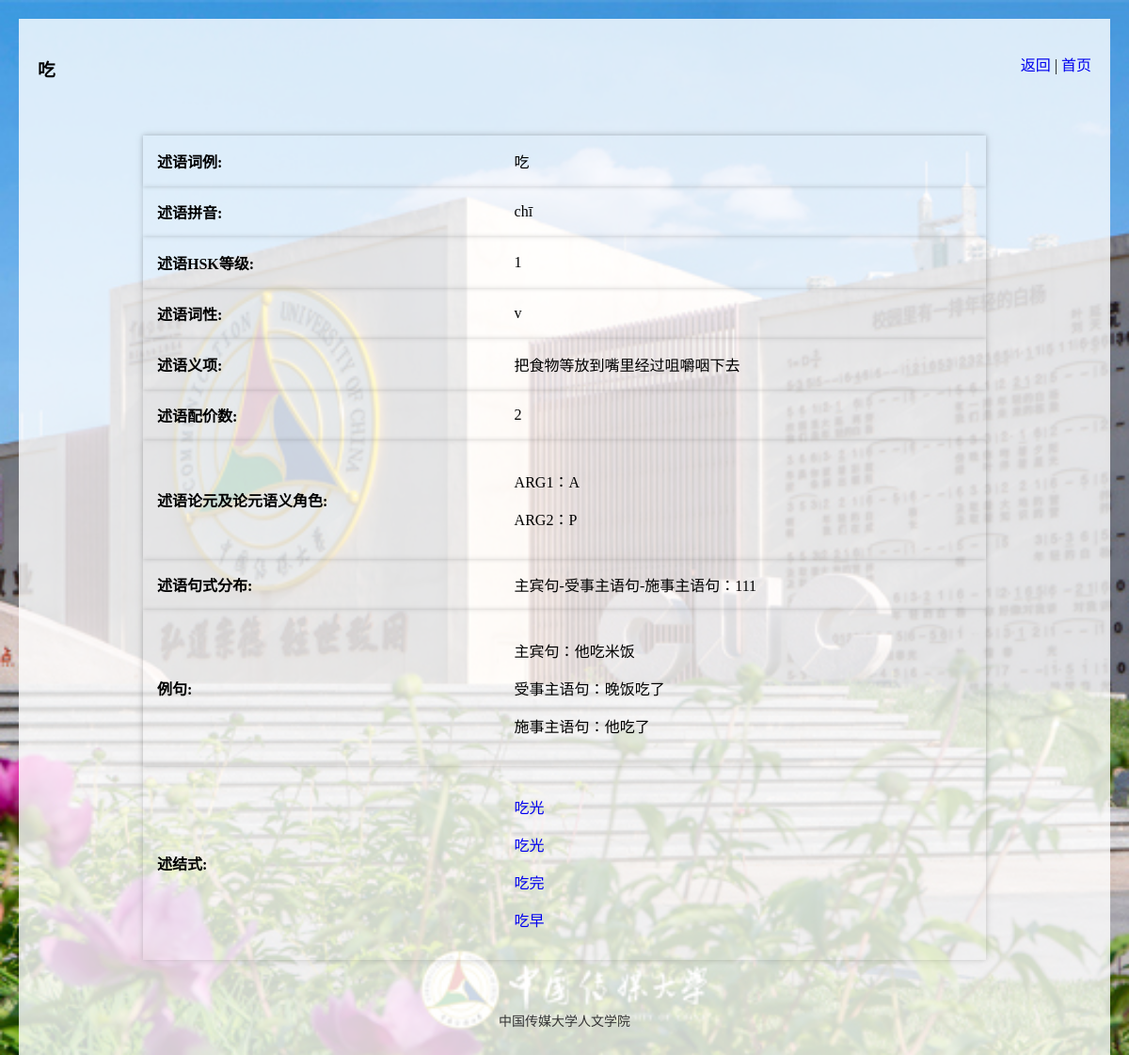
The app's page /predicate/吃 with its own data.
### tables this page shows
CREATE TABLE "第一轮标注记录" (
	"id"	INTEGER,
	"编号"	TEXT,
	"述结式词例"	TEXT,
	"述结式拼音"	TEXT,
	"述结式类型"	TEXT,
	"述结式配价数"	TEXT,
	"述结式论元1"	TEXT,
	"述结式论元2"	TEXT,
	"述结式论元3"	TEXT,
	"述结式论元1语义角色"	TEXT,
	"述结式论元2语义角色"	TEXT,
	"述结式论元3语义角色"	TEXT,
	"述语词例"	TEXT,
	"述语拼音"	TEXT,
	"述语HSK等级"	TEXT,
	"述语词性"	TEXT,
	"述语义项"	TEXT,
	"述语配价数"	TEXT,
	"述语论元1"	TEXT,
	"述语论元2"	TEXT,
	"述语论元3"	TEXT,
	"述语论元1语义角色"	TEXT,
	"述语论元2语义角色"	TEXT,
	"述语论元3语义角色"	TEXT,
	"补语词例"	TEXT,
	"补语拼音"	TEXT,
	"补语HSK等级"	TEXT,
	"补语词性"	TEXT,
	"补语义项"	TEXT,
	"补语配价数"	TEXT,
	"补语论元1"	TEXT,
	"补语论元2"	TEXT,
	"补语论元3"	TEXT,
	"补语论元1语义角色"	TEXT,
	"补语论元2语义角色"	TEXT,
	"补语论元3语义角色"	TEXT,
	"共指关系:R.ARG1="	TEXT,
	"R.ARG2="	TEXT,
	"V.ARG1="	TEXT,
	"V.ARG2="	TEXT,
	"补语语义类型"	TEXT,
	"句式1-主动宾"	TEXT,
	"句式1例句"	TEXT,
	"句式2-受事主语句"	TEXT,
	"句式2例句"	TEXT,
	"句式3-把字句"	TEXT,
	"句式3例句"	TEXT,
	"句式4-被na让字句"	TEXT,
	"句式4例句"	TEXT,
	"句式5-施事主语句"	TEXT,
	"句式5例句"	TEXT,
	"句式6-动词拷贝句"	TEXT,
	"句式6例句"	TEXT,
	"句式分布类型"	TEXT,
	"述语句式1 主宾句"	TEXT,
	"述语句式1例句"	TEXT,
	"述语句式2 受事主语句"	TEXT,
	"述语句式2例句"	TEXT,
	"述语句式3 施事主语句"	TEXT,
	"述语句式3例句 "	TEXT,
	"述语句式分布"	TEXT,
	"补语句式1 主事主语句"	TEXT,
	"补语句式1例句"	TEXT,
	"补语句式2 感事主语句"	TEXT,
	"补语句式2例句"	TEXT,
	"补语句式3 施事主语句"	TEXT,
	"补语句式3例句"	TEXT,
	"补语句式分布"	TEXT,
	"备注【词的义项】"	TEXT,
	"来源"	TEXT,
	"填写者1"	TEXT,
	"填写者2"	TEXT,
	"标注中遇到的问题"	TEXT,
	"音序"	TEXT,
	"基础句"	TEXT,
	"图片路径"	TEXT,
	PRIMARY KEY("id" AUTOINCREMENT)
);

### app.py (the view)
@app.route('/predicate/<pr>')
def predicate_detail(pr):
    conn = get_db()
    cursor = conn.cursor()
    cursor.execute('SELECT * FROM 第一轮标注记录 WHERE 述语词例 = ?',(pr,))
    predicate_info = cursor.fetchall()
    predicate_info = [[item if item != "na" else "" for item in row] for row in predicate_info]
    predicate_info = group_by_index(predicate_info,16,lambda x:x[2])
    return render_template('predicate_detail.html',predicate_info=predicate_info,pr=pr)

### app.py (called while the page is built)
def get_db():
    conn = sqlite3.connect(database)
    return conn

def group_by_index(data, index, sort_key=None):
    grouped_data = {}
    for item in data:
        key = item[index]
        if key not in grouped_data:
            grouped_data[key] = []
        grouped_data[key].append(item)
    for key in grouped_data:
        grouped_data[key] = sorted(grouped_data[key], key=sort_key)
    three_dim_list = list(grouped_data.values())
    three_dim_list.sort(key=lambda x: x[0][index])
    return three_dim_list

### templates/predicate_detail.html (shortened to what this page needs)
<!DOCTYPE html>
<html lang="en">
<head>
    <link rel="stylesheet" href="{{ url_for('static', filename='css/mystyle.css') }}">
</head>
<body>
    <div class="container">
        <div class="header_part ">
            <div class="left-div">
                <h3>{{ pr }}</h3>
            </div>
            <div class="right-div">
                <p><a href="javascript:history.back();">返回</a> | <a href="/">首页</a></p>
            </div>
        </div>
        <div class="main">
            {% if predicate_info %}
            {% for item in predicate_info %}
            <table>
                {% if item[0][12] %}
                <tr>
                    <td><strong>述语词例:</strong></td>
                    <td>{{ item[0][12] }}</td>
                </tr>
                {% endif %}
                {% if item[0][13] %}
                <tr>
                    <td><strong>述语拼音:</strong></td>
                    <td>{{ item[0][13] }}</td>
                </tr>
                {% endif %}
                {% if item[0][14] %}
                <tr>
                    <td><strong>述语HSK等级:</strong></td>
                    <td>{{ item[0][14] }}</td>
                </tr>
                {% endif %}
                 {% if item[0][15] %}
                <tr>
                    <td><strong>述语词性:</strong></td>
                    <td>{{ item[0][15] }}</td>
                </tr>
                {% endif %}
                {% if item[0][16] %}
                <tr>
                    <td><strong>述语义项:</strong></td>
                    <td>{{ item[0][16] }}</td>
                </tr>
                {% endif %}
                 {% if item[0][17] %}
                <tr>
                    <td><strong>述语配价数:</strong></td>
                    <td>{{ item[0][17] }}</td>
                </tr>
                {% endif %}
                {% if item[0][18] %}
                <tr>
                    <td><strong>述语论元及论元语义角色:</strong></td>
                    <td>
                        <p>{{ item[0][18] }}：{{ item[0][21] }}</p>
                        {% if item[0][19] %}
                        <p>{{ item[0][19] }}：{{ item[0][22] }}</p>
                        {% endif %}
                    </td>
                </tr>
                {% endif %}
                {% if item[0][60] %}
                <tr>
                    <td><strong>述语句式分布:</strong></td>
                    <td>主宾句-受事主语句-施事主语句：{{ item[0][60] }}</td>
                </tr>
                {% endif %}
                <tr>
                    <td><strong>例句:</strong></td>
                    <td>
                        {% if item[0][55] %}
                        <p>主宾句：{{ item[0][55] }}</p>
                        {% endif %}
                        {% if item[0][57] %}
                        <p>受事主语句：{{ item[0][57] }}</p>
                        {% endif %}
                        {% if item[0][59] %}
                        <p>施事主语句：{{ item[0][59] }}</p>
                        {% endif %}
                    </td>
                </tr>
                <tr>
                    <td><strong>述结式:</strong></td>
                    <td>
                        {% for i in item %}
                        <p><a href="../vrc/{{i[2]}}">{{i[2]}}</a></p>
                        {% endfor %}
                    </td>
                </tr>
            </table>
            {% endfor %}
            {% else %}
            <div style="margin: auto;"><p>未查询到相应结果</p></div>
            {% endif %}
        </div>
        <div class="footer">
            <p>中国传媒大学人文学院</p>
        </div>
    </div>
</body>
</html>

### static/css/mystyle.css (style rules this page uses)
body, html { margin: 0; padding: 0; width: 100%; height: 100%; background: url('../img/background.jpg') no-repeat center center fixed; background-size: cover; background-position-y: bottom; }
.container { display: flex; flex-direction: column; margin: 20px; background: rgba(255, 255, 255, 0.8); }
.main { flex: 1; display: flex; padding: 20px; }
.footer { padding: 20px; text-align: center; font-size: 14px; color: #333; }

### templates/predicate_detail.html (style rules this page uses)
table { width: 80%; border-collapse: collapse; margin: 0 auto; box-shadow: 0 0 10px rgba(0, 0, 0, 0.1); }
th, td { padding: 15px; text-align: left; border: none; }
tr:nth-child(odd) { box-shadow: 0 0 5px rgba(0, 0, 0, 0.2); }
tr:nth-child(even) { box-shadow: 0 0 5px rgba(0, 0, 0, 0.1); }
a { text-decoration: none; }
.header_part { display: flex; justify-content: space-between; margin: 20px; }
.left-div { text-align: left; width: 45%; padding-right: 10px; }
.right-div { text-align: right; width: 45%; padding-left: 10px; }

### records on screen
第一轮标注记录: 述语词例 "吃", 述语拼音 "chī", 述语HSK等级 "1", 述语词性 "v", 述语义项 "把食物等放到嘴里经过咀嚼咽下去", 述语配价数 "2", 述语论元1 "ARG1", 述语论元1语义角色 "A", 述语论元2 "ARG2", 述语论元2语义角色 "P", 述语句式分布 "111", 述语句式1例句 "他吃米饭", 述语句式2例句 "晚饭吃了", 述语句式3例句  "他吃了", 述结式词例 "吃光"
第一轮标注记录: 述结式词例 "吃光"
第一轮标注记录: 述结式词例 "吃完"
第一轮标注记录: 述结式词例 "吃早"

### other values on screen
{{ pr }} "吃"
